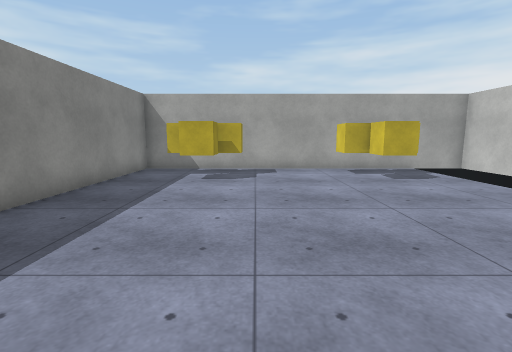
[1] (above)

14 first-person views from a walk through a Unity game level. The camera is 1.3 m above the floor, tilts 8° down and sees 85° across. Doors are open. The floor is counted in squares, 1 m on a side. Each view is taken from the middle of a square. On the plan, view 1 faces up. The plan holds only what a view shows up to about 13 squares ahead; the rest is blank. The place goes on beyond the plan. Surface patterns are stand-ins for the level's own textures.

[2]
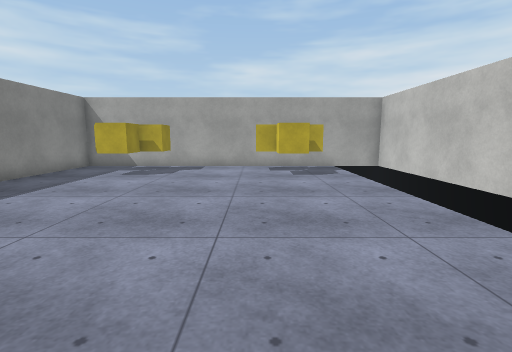

[3]
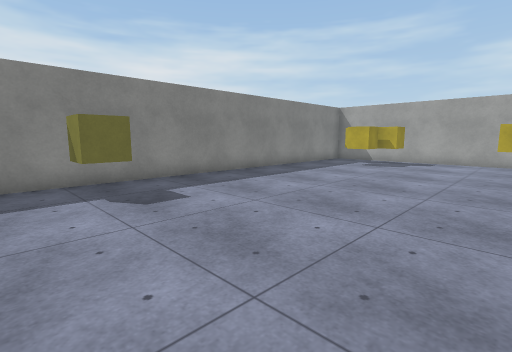

[4]
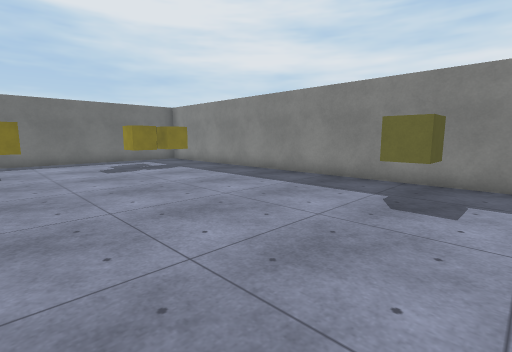

[5]
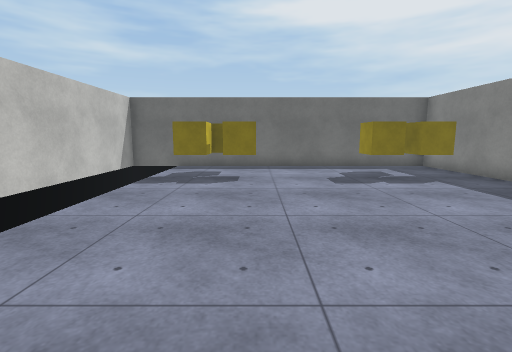

[6]
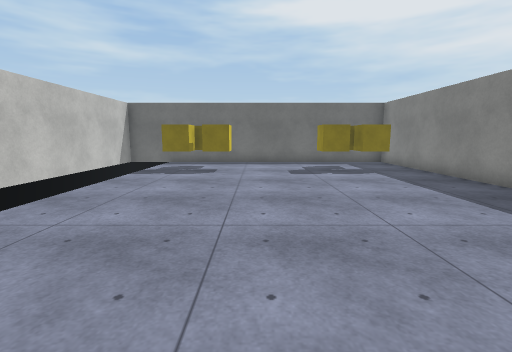

[7]
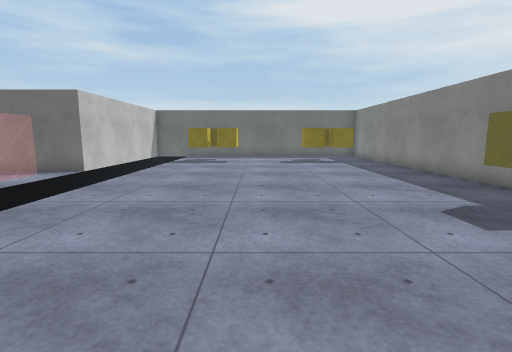

[8]
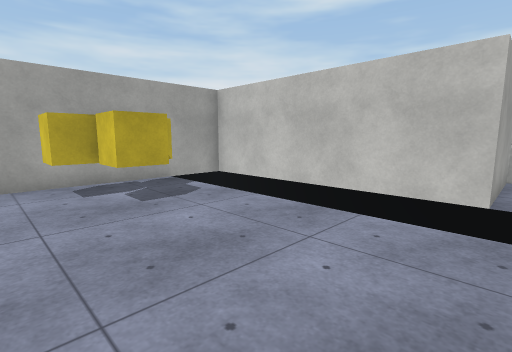

[9]
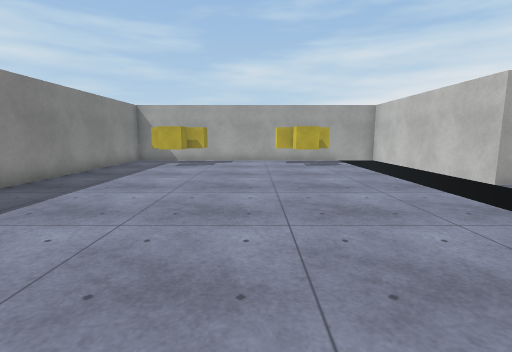

[10]
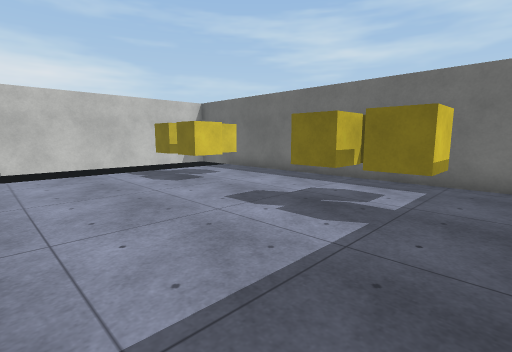

[11]
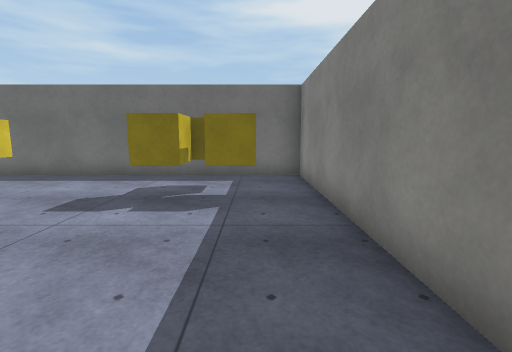

[12]
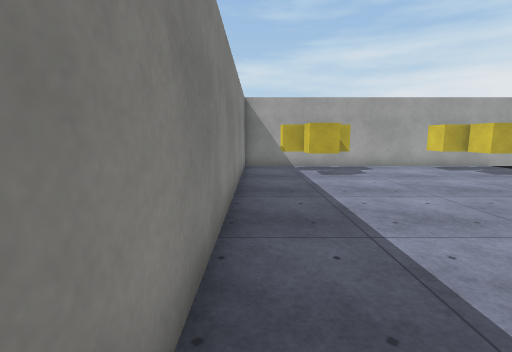

[13]
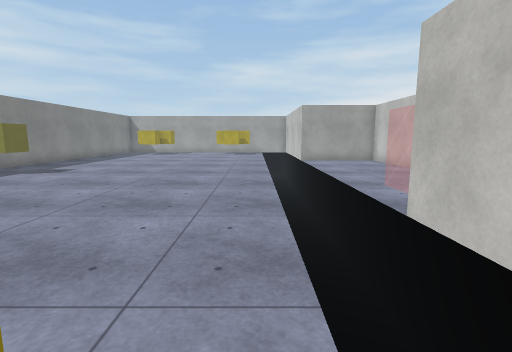

[14]
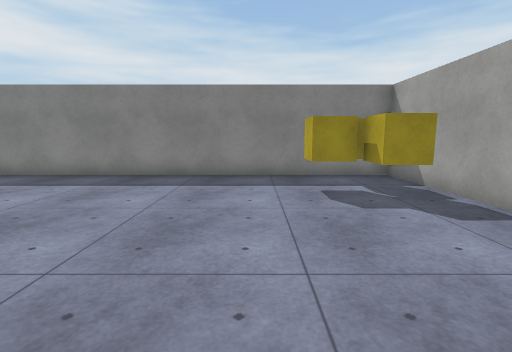

### Floor plan
Key: @ floor where view 1 was taken; # wall or solid block; . floor; = window, fence, low wall or low ledge; v drop or lower ground.
Columns run from 5 left of view 1 to 9 right of it. Each row starts with its distance up from view 1.
 12 ###############
 11 #........... v#
 10 #.###...###.  #
  9 #..##....##.  #
  8 #...........  #
  7 #...........  #
  6 #...........  #
  5 #...........  #
  4 #...........  #
  3 #...........
  2 #...........
  1 #...........
  0 #....@......vv
 -1 #...........vv
 -2 #.#.........vv
 -3 #...........vv
 -4 #...........vv
 -5 #...........vv=
 -6 #...........vv=
 -7 #...........vv#
 -8 #...........vv#
 -9 #........... v#
-10 #........... v
-11 #........... v
-12 #.###...###. v
-13 #..##....##. v
-14 #........... v
-15 #...........vv
-16 ############

Where each view was taken, in squares from view 1:
view 1: 0 up, 0 right, facing up
view 2: 1 down, 3 right, facing up
view 3: 4 down, 4 right, facing up-left
view 4: 0 up, 4 right, facing down-left
view 5: 3 down, 3 right, facing down
view 6: 1 down, 2 right, facing down
view 7: 3 up, 2 right, facing down
view 8: 3 up, 2 right, facing up-right
view 9: 4 down, 2 right, facing up
view 10: 7 down, 4 left, facing down-right
view 11: 6 down, 3 left, facing down
view 12: 1 down, 4 left, facing up
view 13: 12 down, 6 right, facing up
view 14: 7 up, 5 right, facing left
